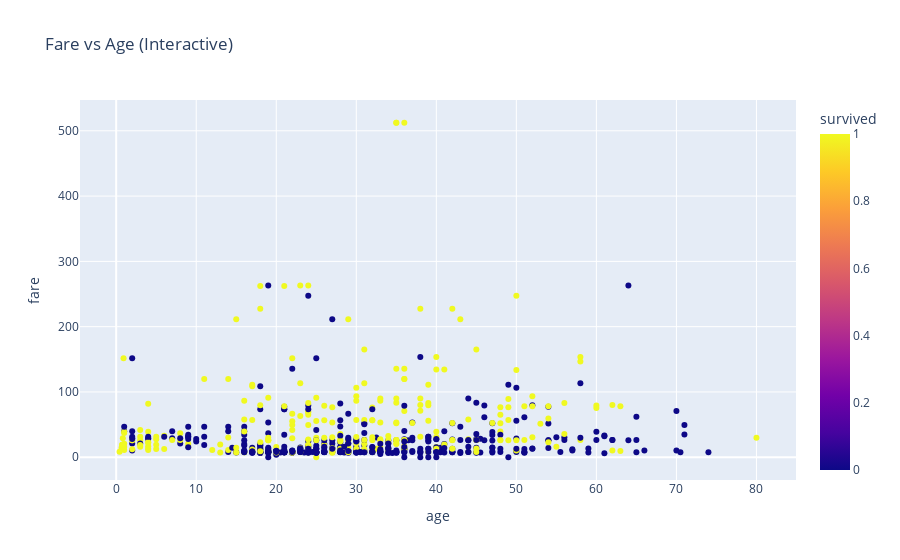

Here is the notebook cell this chart was saved with:
### Code cell
fig = px.scatter(df, x='age', y='fare', color='survived',
                 title="Fare vs Age (Interactive)")
fig.show()

### Figure 1 — Plotly figure (JSON) as saved in the notebook; plotly's stock layout.template omitted (floating-point values rounded to 4 significant figures; data arrays with more than 128 entries replaced by an {"elided": "..."} marker saying what was removed)
{"data": [{"hovertemplate": "age=%{x}<br>fare=%{y}<br>survived=%{marker.color}<extra></extra>", "legendgroup": "", "marker": {"color": {"elided": "891 int values"}, "coloraxis": "coloraxis", "symbol": "circle"}, "mode": "markers", "name": "", "orientation": "v", "showlegend": false, "type": "scatter", "x": {"elided": "891 float values"}, "xaxis": "x", "y": {"elided": "891 float values"}, "yaxis": "y"}], "layout": {"coloraxis": {"colorbar": {"title": {"text": "survived"}}, "colorscale": [[0, "#0d0887"], [0.1111, "#46039f"], [0.2222, "#7201a8"], [0.3333, "#9c179e"], [0.4444, "#bd3786"], [0.5556, "#d8576b"], [0.6667, "#ed7953"], [0.7778, "#fb9f3a"], [0.8889, "#fdca26"], [1, "#f0f921"]]}, "legend": {"tracegroupgap": 0}, "title": {"text": "Fare vs Age (Interactive)"}, "xaxis": {"anchor": "y", "domain": [0, 1], "title": {"text": "age"}}, "yaxis": {"anchor": "x", "domain": [0, 1], "title": {"text": "fare"}}}}
